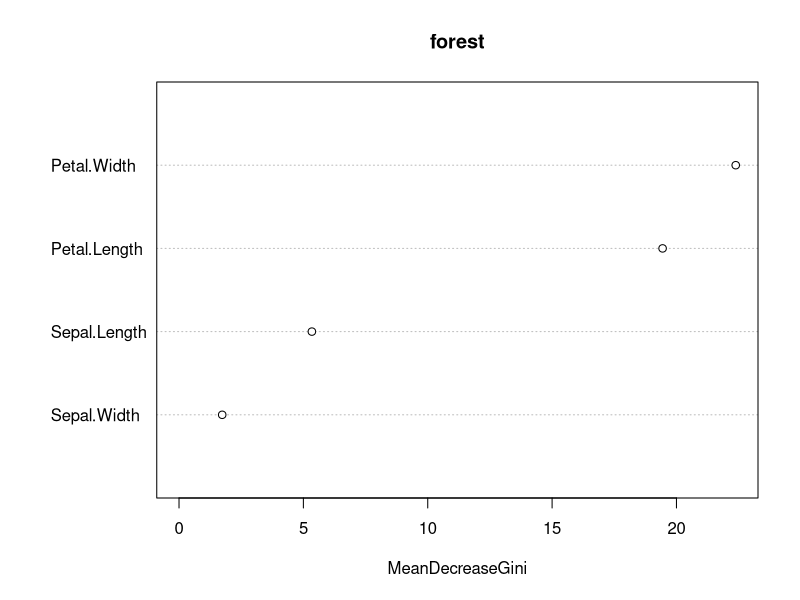
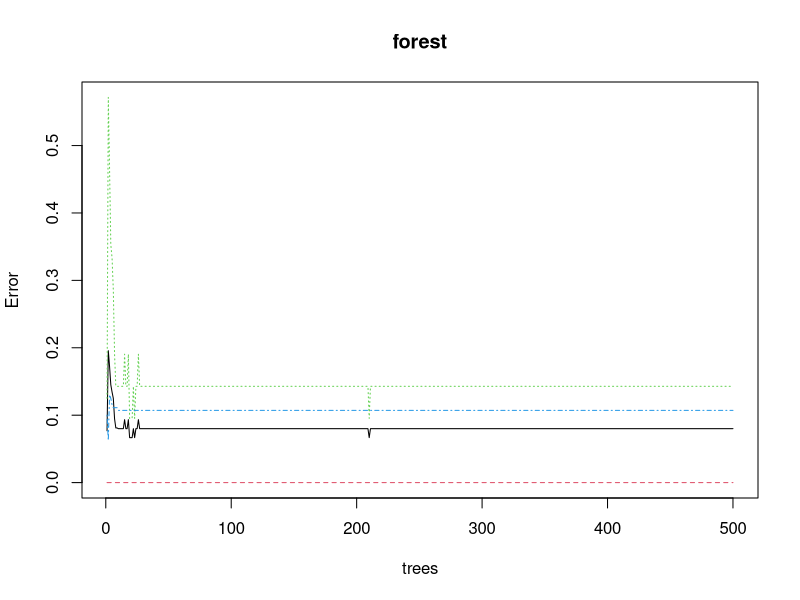

Source code (R) for these figures, in order:
# install.package("randomForest")
library(randomForest)
library(rpart) 

# random sampling
n <- nrow(iris)
s <- sample(n,n*0.5)
iris.train <- iris[s,]
iris.test <- iris[-s,]

# random forest
forest <- randomForest(Species~., data=iris.train, ntree=500)
pred.forest <- predict(forest, newdata=iris.test, type="class")
table(pred.forest, iris.test[,5])

# decision tree
tree <- rpart(Species~.,data=iris.train)
pred.rpart <- predict(tree, iris.test, type="class")
table(pred.rpart, iris.test[,5])

# importance
getTree(forest, 1, labelVar=TRUE)
varImpPlot(forest)

# plot
plot(forest)
